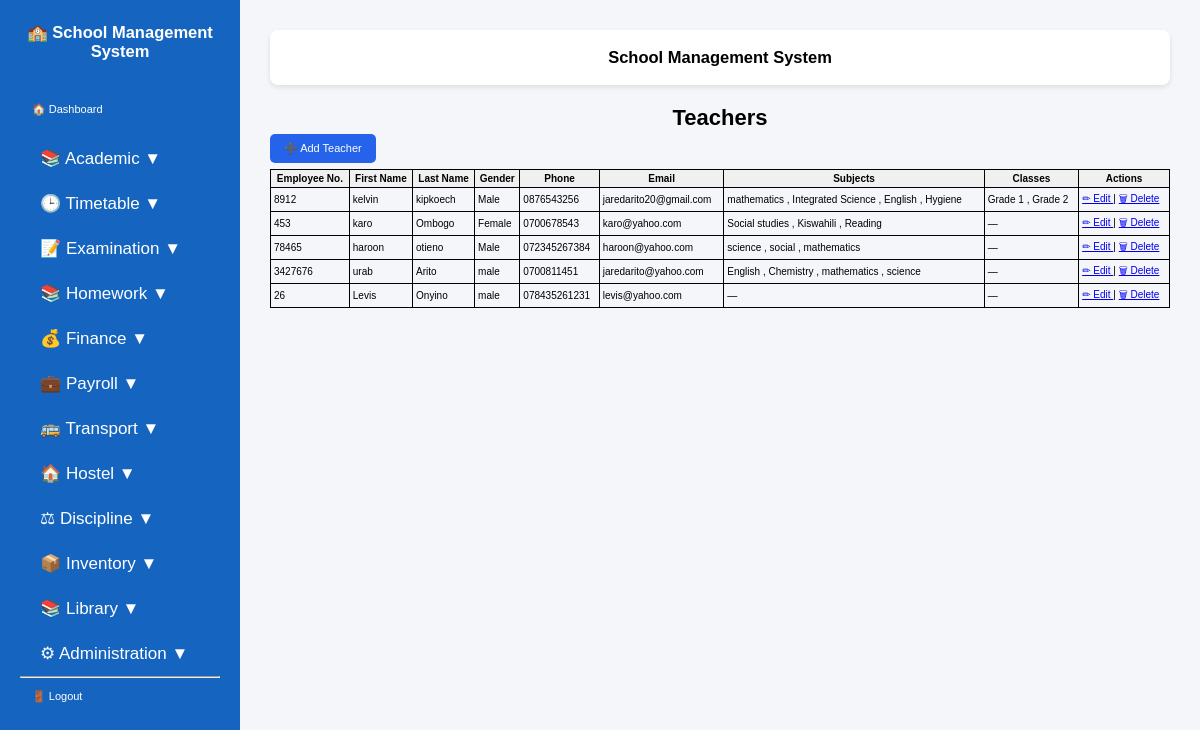
Before: /teachers/ (signed in) with the older database file.
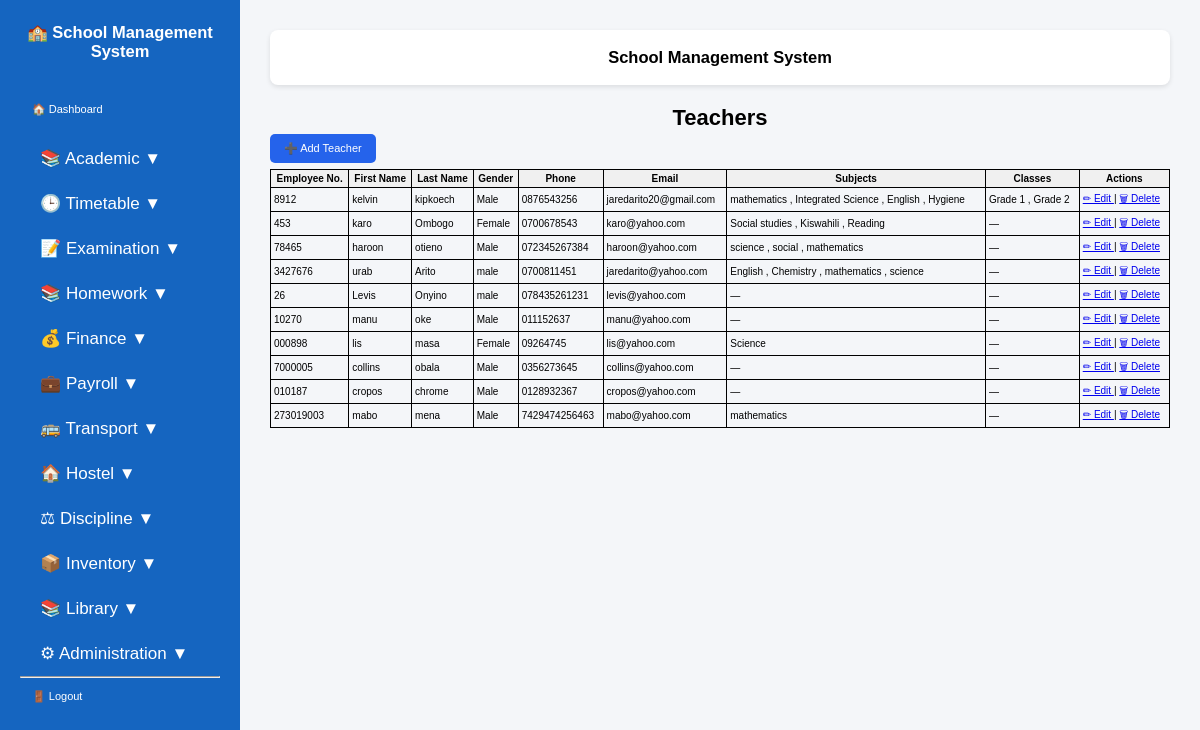
After: the same page with the newer database file.
### students/models.py (models this page shows, shortened)
class Teacher(models.Model):
    user = models.OneToOneField(
        User,
        on_delete=models.CASCADE,
        null=True,
        blank=True,
        related_name="teacher_profile",
    )
    school = models.ForeignKey(
        SchoolProfile,
        on_delete=models.CASCADE,
        null=True,
        blank=True,
        related_name="teachers",
    )
    employee_number = models.CharField(max_length=20, unique=True)
    first_name = models.CharField(max_length=100)
    last_name = models.CharField(max_length=100)
    gender = models.CharField(max_length=10)
    phone = models.CharField(max_length=20)
    email = models.EmailField(blank=True)

class Subject(models.Model):
    name = models.CharField(max_length=100)
    code = models.CharField(max_length=20, unique=True)
    school = models.ForeignKey(
        SchoolProfile,
        on_delete=models.CASCADE,
        null=True,
        blank=True,
        related_name="subjects",
    )
    school_class = models.ForeignKey(
        SchoolClass,
        on_delete=models.CASCADE,
        related_name="subjects",
        null=True,
        blank=True,
    )
    teacher = models.ForeignKey(
        Teacher,
        on_delete=models.SET_NULL,
        null=True,
        blank=True,
        related_name="subjects",
    )

class SchoolClass(models.Model):
    name = models.CharField(max_length=50)
    school = models.ForeignKey(
        SchoolProfile,
        on_delete=models.CASCADE,
        related_name="classes",
    )
    class_teacher = models.ForeignKey(
        Teacher,
        on_delete=models.SET_NULL,
        null=True,
        blank=True,
        related_name="class_teacher_for",
    )
    class Meta:
        constraints = [
            models.UniqueConstraint(
                fields=["school", "name"],
                name="unique_class_per_school",
            )
        ]

### students/view_modules/academic.py (the view, shortened to what this page needs)
# urls.py: path('teachers/', views.teacher_list, name='teacher_list'),
@login_required
@admin_or_bursar
def teacher_list(request):
    if request.user.is_superuser:
        teachers = Teacher.objects.select_related(
            "school"
        ).prefetch_related(
            "subjects",
            "subjects__school_class",
        ).all()
    return render(
        request,
        "students/teacher_list.html",
        {
            "teachers": teachers,
        },
    )

### students/templatetags/group_tags.py (called while the page is built)
@register.filter
def has_group(user, group_name):
    return user.groups.filter(name=group_name).exists()

### templates/students/teacher_list.html
{% extends "base.html" %}
{% block content %}
<div class="page-header">
    <h1>Teachers</h1>
    <a href="{% url 'add_teacher' %}" class="btn">
        ➕ Add Teacher
    </a>
</div>
<table>
    <thead>
        <tr>
            <th>Employee No.</th>
            <th>First Name</th>
            <th>Last Name</th>
            <th>Gender</th>
            <th>Phone</th>
            <th>Email</th>
            <th>Subjects</th>
            <th>Classes</th>
            <th>Actions</th>
        </tr>
    </thead>
    <tbody>
        {% for teacher in teachers %}
        <tr>
            <td>{{ teacher.employee_number }}</td>
            <td>{{ teacher.first_name }}</td>
            <td>{{ teacher.last_name }}</td>
            <td>{{ teacher.gender }}</td>
            <td>{{ teacher.phone }}</td>
            <td>{{ teacher.email }}</td>
            <td>
                {% for subject in teacher.subjects.all %}
                    {{ subject.name }}
                    {% if not forloop.last %}, {% endif %}
                {% empty %}
                    —
                {% endfor %}
            </td>
            <td>
                {% for school_class in teacher.class_teacher_for.all %}
                    {{ school_class.name }}
                    {% if not forloop.last %}, {% endif %}
                {% empty %}
                    —
                {% endfor %}
            </td>
            <td>
                <a href="{% url 'edit_teacher' teacher.id %}">
                    ✏ Edit
                </a>
                |
                <a href="{% url 'delete_teacher' teacher.id %}">
                    🗑 Delete
                </a>
            </td>
        </tr>
        {% empty %}
        <tr>
            <td colspan="9">
                No teachers found.
            </td>
        </tr>
        {% endfor %}
    </tbody>
</table>
{% endblock %}

### templates/base.html (shortened to what this page needs)
{% load static %}
{% load group_tags %}
<!DOCTYPE html>
<html lang="en">
<head>
    <link rel="stylesheet" href="{% static 'css/styles.css' %}">
</head>
<body>
{% if user.is_authenticated %}
<div class="sidebar">
    {% if user.is_superuser %}
        <h2>🏫 School Management System</h2>
    {% elif user.school_user %}
        <h2>🏫 {{ user.school_user.school.name }}</h2>
    {% else %}
        <h2>🏫 School</h2>
    {% endif %}
    <a href="{% url 'home' %}">
        🏠 Dashboard
    </a>
   {% if user.is_superuser or user|has_group:"Administrators" %}
<button class="dropdown-btn">
    📚 Academic ▼
</button>
<button class="dropdown-btn">
    🕒 Timetable ▼
</button>
<button class="dropdown-btn">
    📝 Examination ▼
</button>
<button class="dropdown-btn">
    📚 Homework ▼
</button>
<button class="dropdown-btn">
    💰 Finance ▼
</button>
<button class="dropdown-btn">
    💼 Payroll ▼
</button>
<button class="dropdown-btn">
    🚌 Transport ▼
</button>
<button class="dropdown-btn">
    🏠 Hostel ▼
</button>
<button class="dropdown-btn">
    ⚖ Discipline ▼
</button>
<button class="dropdown-btn">
    📦 Inventory ▼
</button>
<button class="dropdown-btn">
    📚 Library ▼
</button>
<button class="dropdown-btn">
    ⚙ Administration ▼
</button>
{% endif %}
<hr>
<a href="{% url 'logout' %}">
    🚪 Logout
</a>
</div>
{% endif %}
<div class="{% if user.is_authenticated %}content{% else %}login-content{% endif %}">
    {% if user.is_authenticated %}
    <div class="topbar">
        <h2>School Management System</h2>
    </div>
    {% endif %}
    {% block content %}
    {% endblock %}
</div>
</body>
</html>

### static/css/styles.css (style rules this page uses)
* { margin:0; padding:0; box-sizing:border-box; font-family:Arial, sans-serif; }
body { display:flex; background:#f4f6f9; }
.sidebar { width:240px; min-height:100vh; background:#1565c0; color:white; padding:20px; }
.sidebar h2 { margin-bottom:30px; }
.sidebar a { display:block; color:white; text-decoration:none; padding:12px; margin-bottom:8px; border-radius:5px; }
.content { flex:1; padding:30px; }
.topbar { background:white; padding:15px; margin-bottom:20px; border-radius:8px; box-shadow:0 2px 5px rgba(0,0,0,.1); }
.dropdown-btn { width:100%; padding:12px 20px; border:none; background:none; color:white; font-size:17px; text-align:left; cursor:pointer; }
.btn { display:inline-block; background:#2563eb; color:white; padding:8px 14px; border-radius:5px; text-decoration:none; }
body { font-family: Arial, sans-serif; font-size: 11px; margin: 0; padding: 0; color: #000; }
h1, h2, h3, h4 { margin: 3px 0; text-align: center; }
table { width: 100%; border-collapse: collapse; margin-top: 6px; }
th, td { border: 1px solid #000; padding: 3px; font-size: 10px; }
th { background: #f0f0f0; }

Changed rows visible on the page:
added Teacher: employee_number "10270", first_name "manu", last_name "oke", gender "Male", phone "011152637", email "manu@yahoo.com"
added Teacher: employee_number "000898", first_name "lis", last_name "masa", gender "Female", phone "09264745", email "lis@yahoo.com"
added Subject: name "Science", shown under "000898"
added Teacher: employee_number "7000005", first_name "collins", last_name "obala", gender "Male", phone "0356273645", email "collins@yahoo.com"
added Teacher: employee_number "010187", first_name "cropos", last_name "chrome", gender "Male", phone "0128932367", email "cropos@yahoo.com"
added Teacher: employee_number "273019003", first_name "mabo", last_name "mena", gender "Male", phone "7429474256463", email "mabo@yahoo.com"
added Subject: name "mathematics", shown under "273019003"
